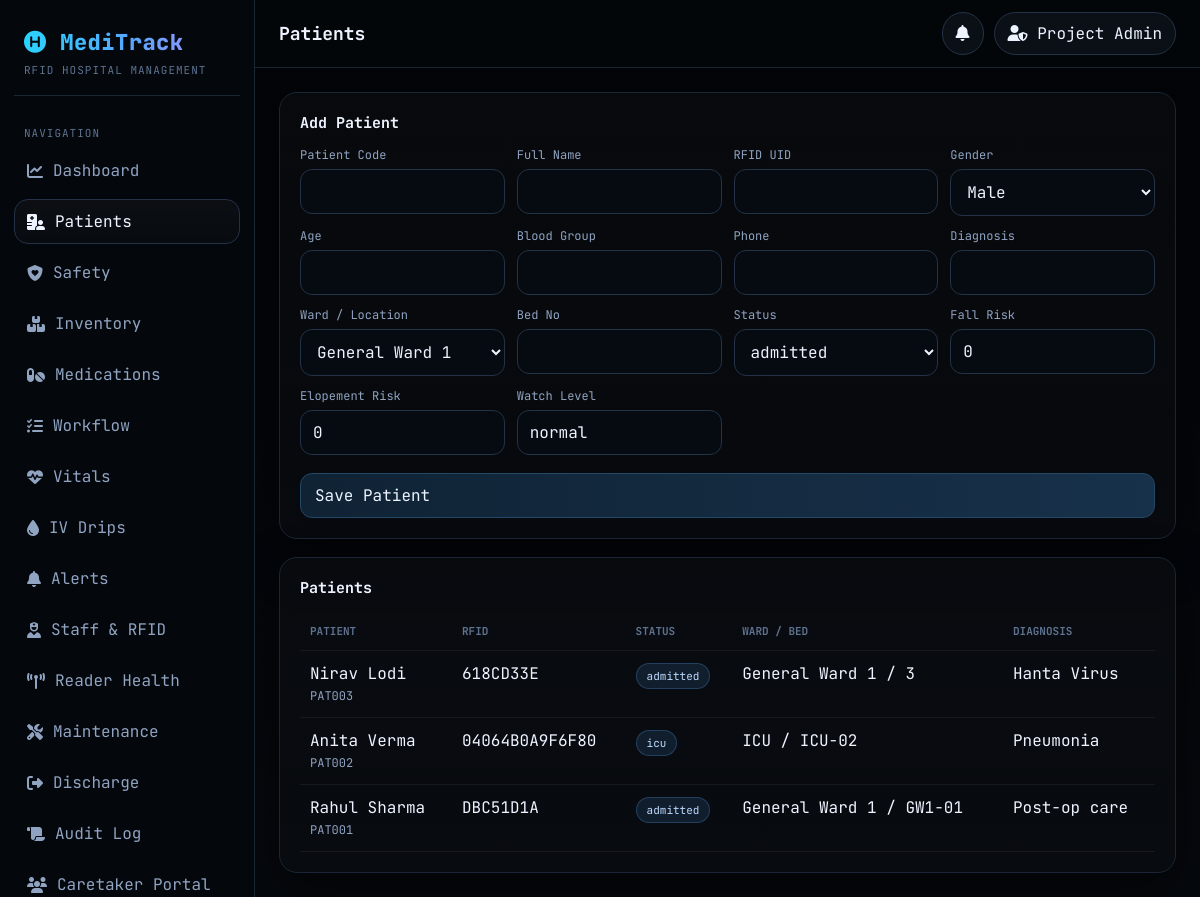
/meditrack_compact/index.php?page=patients (signed in), run on the app's committed database.
### tables this page shows
CREATE TABLE `patients` (
  `id` int(11) NOT NULL,
  `patient_code` varchar(30) NOT NULL,
  `fullname` varchar(150) NOT NULL,
  `rfiduid` varchar(60) DEFAULT NULL,
  `gender` varchar(20) DEFAULT NULL,
  `age` int(11) DEFAULT NULL,
  `blood_group` varchar(10) DEFAULT NULL,
  `phone` varchar(20) DEFAULT NULL,
  `diagnosis` varchar(255) DEFAULT NULL,
  `ward_id` int(11) DEFAULT NULL,
  `bed_no` varchar(20) DEFAULT NULL,
  `status` enum('admitted','icu','critical','discharged') NOT NULL DEFAULT 'admitted',
  `fall_risk` tinyint(1) NOT NULL DEFAULT 0,
  `elopement_risk` tinyint(1) NOT NULL DEFAULT 0,
  `watch_level` varchar(20) NOT NULL DEFAULT 'normal',
  `last_seen_at` datetime DEFAULT NULL,
  `last_seen_location_id` int(11) DEFAULT NULL,
  `created_at` timestamp NOT NULL DEFAULT current_timestamp()
);

CREATE TABLE `locations` (
  `id` int(11) NOT NULL,
  `location_name` varchar(120) NOT NULL,
  `location_type` varchar(40) NOT NULL DEFAULT 'ward',
  `readerid` varchar(60) DEFAULT NULL,
  `apikey` varchar(100) DEFAULT NULL,
  `lastheartbeat` datetime DEFAULT NULL,
  `isactive` tinyint(1) NOT NULL DEFAULT 1,
  `created_at` timestamp NOT NULL DEFAULT current_timestamp()
);

### meditrack_compact/index.php (the view, shortened to what the rows shown need)
<?php
require_once 'core.php';
$p   = patient_cols();
$l   = location_cols();
$i   = item_cols();
$s   = schedule_cols();
$a   = alert_cols();
$sl  = scanlog_cols();
$page = getv('page', 'dashboard');
$k = one(
    "SELECT
        (SELECT COUNT(*) FROM patients WHERE status<>'discharged') AS patients,
        (SELECT COUNT(*) FROM items) AS items,
        (SELECT COUNT(*) FROM alerts WHERE `{$a['isresolved']}`=0) AS alerts,
        (SELECT COUNT(*) FROM workflowtasks WHERE status<>'done') AS tasks,
        (SELECT COUNT(*) FROM medicationschedule WHERE status='pending' AND `{$s['scheduledtime']}` < NOW()) AS overdue,
        (SELECT COUNT(*) FROM items WHERE `{$i['recallflag']}`=1) AS recalled,
        (SELECT COUNT(*) FROM scanlogs WHERE DATE(`{$sl['scantime']}`)=CURDATE()) AS scans,
        (SELECT COUNT(*) FROM locations WHERE `{$l['readerid']}` IS NOT NULL AND (`{$l['lastheartbeat']}` IS NULL OR `{$l['lastheartbeat']}` < NOW() - INTERVAL 10 MINUTE)) AS offline"
);
$patients = all_rows(
    "SELECT
        p.*,
        l.`{$l['locationname']}` AS location_name
     FROM patients p
     LEFT JOIN locations l ON l.id=p.`{$p['wardid']}`
     ORDER BY p.id DESC"
);
$locations = all_rows(
    "SELECT
        id,
        `{$l['locationname']}` AS location_name,
        `{$l['locationtype']}` AS location_type,
        `{$l['readerid']}` AS reader_id,
        `{$l['lastheartbeat']}` AS last_heartbeat
     FROM locations
     ORDER BY `{$l['locationname']}`"
);
$alerts = all_rows(
    "SELECT
        id,
        severity,
        `{$a['type']}` AS alert_type,
        message,
        `{$a['url']}` AS related_url,
        `{$a['isresolved']}` AS is_resolved,
        `{$a['createdat']}` AS created_at
     FROM alerts
     ORDER BY `{$a['isresolved']}`, id DESC
     LIMIT 60"
);
$recentMoves = all_rows(
    "SELECT
        s.id,
        s.uid,
        s.`{$sl['actiontype']}` AS action_type,
        s.`{$sl['scantime']}` AS scan_time,
        p.fullname AS patient_name,
        i.`{$i['itemname']}` AS item_name,
        l1.`{$l['locationname']}` AS from_name,
        l2.`{$l['locationname']}` AS to_name,
        sm.fullname AS staff_name,
        sm.role AS staff_role
     FROM scanlogs s
     LEFT JOIN patients p ON p.id = s.`{$sl['patientid']}`
     LEFT JOIN items i ON i.id = s.`{$sl['itemid']}`
     LEFT JOIN locations l1 ON l1.id = s.`{$sl['fromlocationid']}`
     LEFT JOIN locations l2 ON l2.id = s.`{$sl['tolocationid']}`
     LEFT JOIN staffmembers sm ON sm.id = s.`{$sl['staffid']}`
     ORDER BY s.id DESC
     LIMIT 20"
);
$heat = [];
foreach ($locations as $loc) {
    $id = (int)$loc['id'];
    $heat[] = [
        'name'  => $loc['location_name'],
        'morn'  => (int)(one("SELECT COUNT(*) c FROM scanlogs WHERE `{$sl['tolocationid']}`={$id} AND HOUR(`{$sl['scantime']}`) BETWEEN 0 AND 5")['c'] ?? 0),
        'day'   => (int)(one("SELECT COUNT(*) c FROM scanlogs WHERE `{$sl['tolocationid']}`={$id} AND HOUR(`{$sl['scantime']}`) BETWEEN 6 AND 11")['c'] ?? 0),
        'eve'   => (int)(one("SELECT COUNT(*) c FROM scanlogs WHERE `{$sl['tolocationid']}`={$id} AND HOUR(`{$sl['scantime']}`) BETWEEN 12 AND 17")['c'] ?? 0),
        'night' => (int)(one("SELECT COUNT(*) c FROM scanlogs WHERE `{$sl['tolocationid']}`={$id} AND HOUR(`{$sl['scantime']}`) BETWEEN 18 AND 23")['c'] ?? 0),
    ];
}
$scanDays = [];
$scanVals = [];
for ($d = 6; $d >= 0; $d--) {
    $date = date('Y-m-d', strtotime("-{$d} day"));
    $scanDays[] = date('d M', strtotime($date));
    $scanVals[] = (int)(one("SELECT COUNT(*) c FROM scanlogs WHERE DATE(`{$sl['scantime']}`)='{$date}'")['c'] ?? 0);
}
$compRows = array_reverse(all_rows(
    "SELECT
        DATE(`{$s['scheduledtime']}`) AS d,
        SUM(`{$s['compliancestatus']}`='on_time') AS on_time,
        SUM(`{$s['compliancestatus']}`='late') AS late_count,
        SUM(status='missed') AS missed_count
     FROM medicationschedule
     GROUP BY DATE(`{$s['scheduledtime']}`)
     ORDER BY d DESC
     LIMIT 7"
));
$compDays = [];
$compOn = [];
$compLate = [];
$compMiss = [];
foreach ($compRows as $r) {
    $compDays[] = date('d M', strtotime($r['d']));
    $compOn[]   = (int)$r['on_time'];
    $compLate[] = (int)$r['late_count'];
    $compMiss[] = (int)$r['missed_count'];
}
if ($page === 'dashboard') {
?>
    <div class="grid g4">
        <div class="card kpi">
            <div class="label">Active Patients</div>
            <div class="value" id="kpi-patients"><?= (int)$k['patients'] ?></div>
            <div class="sub">Currently admitted</div>
        </div>
        <div class="card kpi">
            <div class="label">Inventory Items</div>
            <div class="value" id="kpi-items"><?= (int)$k['items'] ?></div>
            <div class="sub">Tracked with RFID</div>
        </div>
        <div class="card kpi">
            <div class="label">Open Alerts</div>
            <div class="value" id="kpi-alerts"><?= (int)$k['alerts'] ?></div>
            <div class="sub">Need attention</div>
        </div>
        <div class="card kpi">
            <div class="label">Today Scans</div>
            <div class="value" id="kpi-scans"><?= (int)$k['scans'] ?></div>
            <div class="sub">RFID activity today</div>
        </div>
    </div>
    <div class="grid g2" style="margin-top:18px">
        <div class="card">
            <h3>Weekly Scan Trend</h3>
            <canvas id="scanChart" height="120"></canvas>
        </div>
        <div class="card">
            <h3>Medication Compliance</h3>
            <canvas id="medChart" height="120"></canvas>
        </div>
    </div>
    <div class="grid g2" style="margin-top:18px">
        <div class="card">
            <h3>Recent Alerts</h3>
            <table class="table" id="alerts-body">
                <tr><th>Severity</th><th>Message</th><th>Time</th></tr>
                <?php foreach (array_slice($alerts, 0, 8) as $al): ?>
                <tr>
                    <td>
                        <span class="pill <?= $al['severity'] === 'critical' ? 'danger' : ($al['severity'] === 'warning' ? 'warn' : 'info') ?>">
                            <?= e($al['severity']) ?>
                        </span>
                    </td>
                    <td><?= e($al['message']) ?></td>
                    <td><?= e(ago($al['created_at'])) ?></td>
                </tr>
                <?php endforeach; ?>
            </table>
        </div>
        <div class="card" id="moves-body">
            <h3>Recent Movement</h3>
            <table class="table">
                <tr><th>Item / Patient / UID</th><th>Action</th><th>Staff</th><th>Route</th><th>Time</th></tr>
                <?php foreach (array_slice($recentMoves, 0, 8) as $m):
                    $roleClass = match($m['staff_role'] ?? '') {
                        'Doctor'      => 'info',
                        'Pharmacist'  => 'purple',
                        'Nurse'       => 'ok',
                        'Ward Boy'    => 'warn',
                        default       => 'warn'
                    };
                ?>
                <tr>
                    <td><?= e($m['item_name'] ?: ($m['patient_name'] ?: ($m['staff_name'] ?: $m['uid']))) ?></td>
                    <td><?= e($m['action_type']) ?></td>
                    <td>
                        <?php if ($m['staff_name']): ?>
                        <span class="pill <?= $roleClass ?>">
                            <?= e($m['staff_name']) ?> · <?= e($m['staff_role']) ?>
                        </span>
                        <?php else: ?>
                        <span class="muted">—</span>
                        <?php endif; ?>
                    </td>
                    <td><?= e($m['from_name'] ?: '-') ?> → <?= e($m['to_name'] ?: '-') ?></td>
                    <td><?= e(ago($m['scan_time'])) ?></td>
                </tr>
                <?php endforeach; ?>
            </table>
        </div>
    </div>
    <div class="card" style="margin-top:18px">
        <h3>Reader / Zone Activity Heat Map</h3>
        <div class="heatmap">
            <div class="muted">Location</div>
            <div class="muted">00-05</div>
            <div class="muted">06-11</div>
            <div class="muted">12-17</div>
            <div class="muted">18-23</div>
            <?php foreach ($heat as $h): ?>
                <div><?= e($h['name']) ?></div>
                <div class="<?= $h['morn'] > 12 ? 'heat4' : ($h['morn'] > 7 ? 'heat3' : ($h['morn'] > 3 ? 'heat2' : 'heat1')) ?>"><?= (int)$h['morn'] ?></div>
                <div class="<?= $h['day'] > 12 ? 'heat4' : ($h['day'] > 7 ? 'heat3' : ($h['day'] > 3 ? 'heat2' : 'heat1')) ?>"><?= (int)$h['day'] ?></div>
                <div class="<?= $h['eve'] > 12 ? 'heat4' : ($h['eve'] > 7 ? 'heat3' : ($h['eve'] > 3 ? 'heat2' : 'heat1')) ?>"><?= (int)$h['eve'] ?></div>
                <div class="<?= $h['night'] > 12 ? 'heat4' : ($h['night'] > 7 ? 'heat3' : ($h['night'] > 3 ? 'heat2' : 'heat1')) ?>"><?= (int)$h['night'] ?></div>
            <?php endforeach; ?>
        </div>
    </div>
    <script>
    new Chart(document.getElementById('scanChart'), {
        type: 'line',
        data: {
            labels: <?= json_encode($scanDays) ?>,
            datasets: [{
                label: 'Scans',
                data: <?= json_encode($scanVals) ?>,
                borderColor: '#56a8ff',
                backgroundColor: 'rgba(86,168,255,.15)',
                tension: .35,
                fill: true
            }]
        },
        options: {
            plugins: { legend: { labels: { color: '#cbd5e1' } } },
            scales: {
                x: { ticks: { color: '#94a3b8' }, grid: { color: 'rgba(255,255,255,.05)' } },
                y: { ticks: { color: '#94a3b8' }, grid: { color: 'rgba(255,255,255,.05)' } }
            }
        }
    });
    new Chart(document.getElementById('medChart'), {
        type: 'bar',
        data: {
            labels: <?= json_encode($compDays) ?>,
            datasets: [
                { label: 'On Time', data: <?= json_encode($compOn) ?>, backgroundColor: '#34d399' },
                { label: 'Late', data: <?= json_encode($compLate) ?>, backgroundColor: '#fbbf24' },
                { label: 'Missed', data: <?= json_encode($compMiss) ?>, backgroundColor: '#fb7185' }
            ]
        },
        options: {
            plugins: { legend: { labels: { color: '#cbd5e1' } } },
            scales: {
                x: { stacked: true, ticks: { color: '#94a3b8' }, grid: { color: 'rgba(255,255,255,.05)' } },
                y: { stacked: true, ticks: { color: '#94a3b8' }, grid: { color: 'rgba(255,255,255,.05)' } }
            }
        }
    });
    </script>
    <script>
    // ── Live RFID polling ──────────────────────────────────────────
    (function () {
        const INTERVAL_MS = 5000; // poll every 5 seconds
        let lastScanId = 0;
        function severityClass(s) {
            return s === 'critical' ? 'danger' : (s === 'warning' ? 'warn' : 'info');
        }
        function ago(dateStr) {
            if (!dateStr) return '-';
            const diff = Math.floor((Date.now() - new Date(dateStr)) / 1000);
            if (diff < 60)  return diff + 's ago';
            if (diff < 3600) return Math.floor(diff / 60) + 'm ago';
            return Math.floor(diff / 3600) + 'h ago';
        }
        function esc(str) {
            if (!str) return '';
            return String(str)
                .replace(/&/g, '&amp;')
                .replace(/</g, '&lt;')
                .replace(/>/g, '&gt;')
                .replace(/"/g, '&quot;');
        }
        function flash(el) {
            el.style.transition = 'background 0.3s';
            el.style.background = 'rgba(86,168,255,0.18)';
            setTimeout(() => { el.style.background = ''; }, 800);
        }
        function updateKPIs(kpi) {
            const map = {
                'kpi-patients': kpi.patients,
                'kpi-items':    kpi.items,
                'kpi-alerts':   kpi.alerts,
                'kpi-scans':    kpi.scans
            };
            for (const [id, val] of Object.entries(map)) {
                const el = document.getElementById(id);
                if (el && el.textContent != val) {
                    el.textContent = val;
                    flash(el);
                }
            }
        }
        function updateMoves(moves) {
            if (!moves.length) return;
            const newId = moves[0].id;
            if (newId === lastScanId) return; // nothing new
            lastScanId = newId;
            const card = document.getElementById('moves-body');
            if (!card) return;
            const table = card.querySelector('table');
            if (!table) return;
            // rebuild rows (keep header)
            const rows = moves.slice(0, 8).map(m =>
                `<tr>
                    <td>${esc(m.item_name || m.patient_name || m.staff_name || m.uid)}</td>
                    <td>${esc(m.action_type)}</td>
                    <td>${esc(m.from_name || '-')} → ${esc(m.to_name || '-')}</td>
                    <td>${ago(m.scan_time)}</td>
                </tr>`
            ).join('');
            table.innerHTML =
                '<tr><th>Item / Patient / UID</th><th>Action</th><th>Route</th><th>Time</th></tr>' + rows;
            flash(table);
        }
        function updateAlerts(alerts) {
            const table = document.getElementById('alerts-body');
            if (!table) return;
            const rows = alerts.slice(0, 8).map(al =>
                `<tr>
                    <td><span class="pill ${severityClass(al.severity)}">${esc(al.severity)}</span></td>
                    <td>${esc(al.message)}</td>
                    <td>${ago(al.created_at)}</td>
                </tr>`
            ).join('');
            table.innerHTML =
                '<tr><th>Severity</th><th>Message</th><th>Time</th></tr>' + rows;
        }
        async function poll() {
            try {
                const res = await fetch('live_updates.php');
                if (!res.ok) return;
                const data = await res.json();
                if (!data.ok) return;
                updateKPIs(data.kpi);
                updateMoves(data.moves);
                updateAlerts(data.alerts);
                beepIfCritical(data.alerts);
            } catch (e) {
                // silent fail — next poll will retry
            }
        }
        // Run immediately, then on interval
        poll();
        setInterval(poll, INTERVAL_MS);
    })();
    </script>
    <a href="api.php?action=backup" class="btn" style="font-size:12px">⬇ Backup DB</a>
<?php
} elseif ($page === 'patients') {
?>
    <div class="card" style="margin-top:18px">
        <table class="table">
            <tr><th>Patient</th><th>RFID</th><th>Status</th><th>Ward / Bed</th><th>Diagnosis</th></tr>
            <?php foreach ($patients as $pt): ?>
            <tr>
                <td><?= e($pt['fullname']) ?><br><span class="muted"><?= e($pt[$p['patientcode']] ?? '') ?></span></td>
                <td><?= e($pt[$p['rfiduid']] ?? '') ?></td>
                <td><span class="pill info"><?= e($pt['status']) ?></span></td>
                <td><?= e($pt['location_name'] ?: '-') ?> / <?= e($pt[$p['bedno']] ?? '-') ?></td>
                <td><?= e($pt['diagnosis']) ?></td>
            </tr>
            <?php endforeach; ?>
        </table>
    </div>
<?php
} else {
    echo '<div class="card"><h3>Page not found</h3><p class="muted">Use the sidebar to navigate.</p></div>';
}

### data on the page
patients: fullname "Nirav Lodi", patient_code "PAT003", rfiduid "618CD33E", status "admitted", locations.location_name "General Ward 1", bed_no "3", diagnosis "Hanta Virus"
patients: fullname "Anita Verma", patient_code "PAT002", rfiduid "04064B0A9F6F80", status "icu", locations.location_name "ICU", bed_no "ICU-02", diagnosis "Pneumonia"
patients: fullname "Rahul Sharma", patient_code "PAT001", rfiduid "DBC51D1A", status "admitted", locations.location_name "General Ward 1", bed_no "GW1-01", diagnosis "Post-op care"

### other printed values
$v "Dashboard"
$v "Patients"
$v "Safety"
$v "Inventory"
$v "Medications"
$v "Workflow"
$v "Vitals"
$v "IV Drips"
$v "Alerts"
$v "Staff & RFID"
$v "Reader Health"
$v "Maintenance"
$v "Discharge"
$v "Audit Log"
$v "Caretaker Portal"
